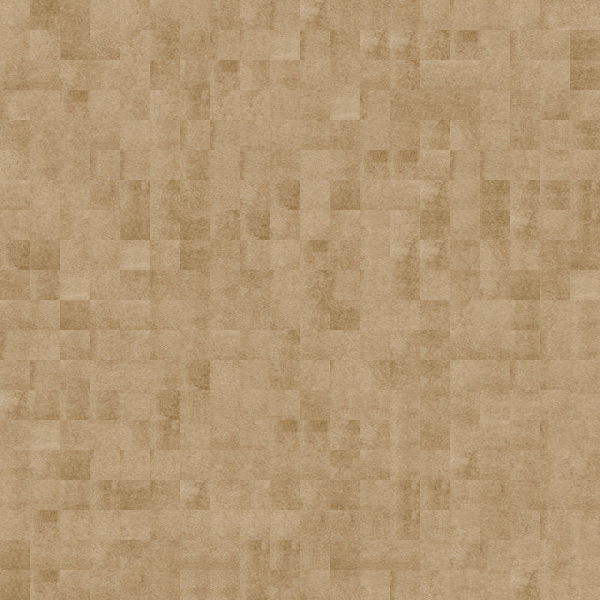

Below is a game level as drawn by its tile map, then a one-line description and the .tmx that defines it (tile-layer data replaced by summaries):
An orthogonal 20x20 tile map with 30x30 px tiles, 1 tile layer (Tile Layer 1).

<map version="1.0" orientation="orthogonal" width="20" height="20" tilewidth="30" tileheight="30">
 <tileset firstgid="1" name="background" tilewidth="30" tileheight="30">
  <image source="background.jpg" width="600" height="450" />
 </tileset>
 <layer name="Tile Layer 1" width="20" height="20">
  <data>[400 cells, 400 non-empty, 60 distinct tile ids]</data>
 </layer>
</map>
